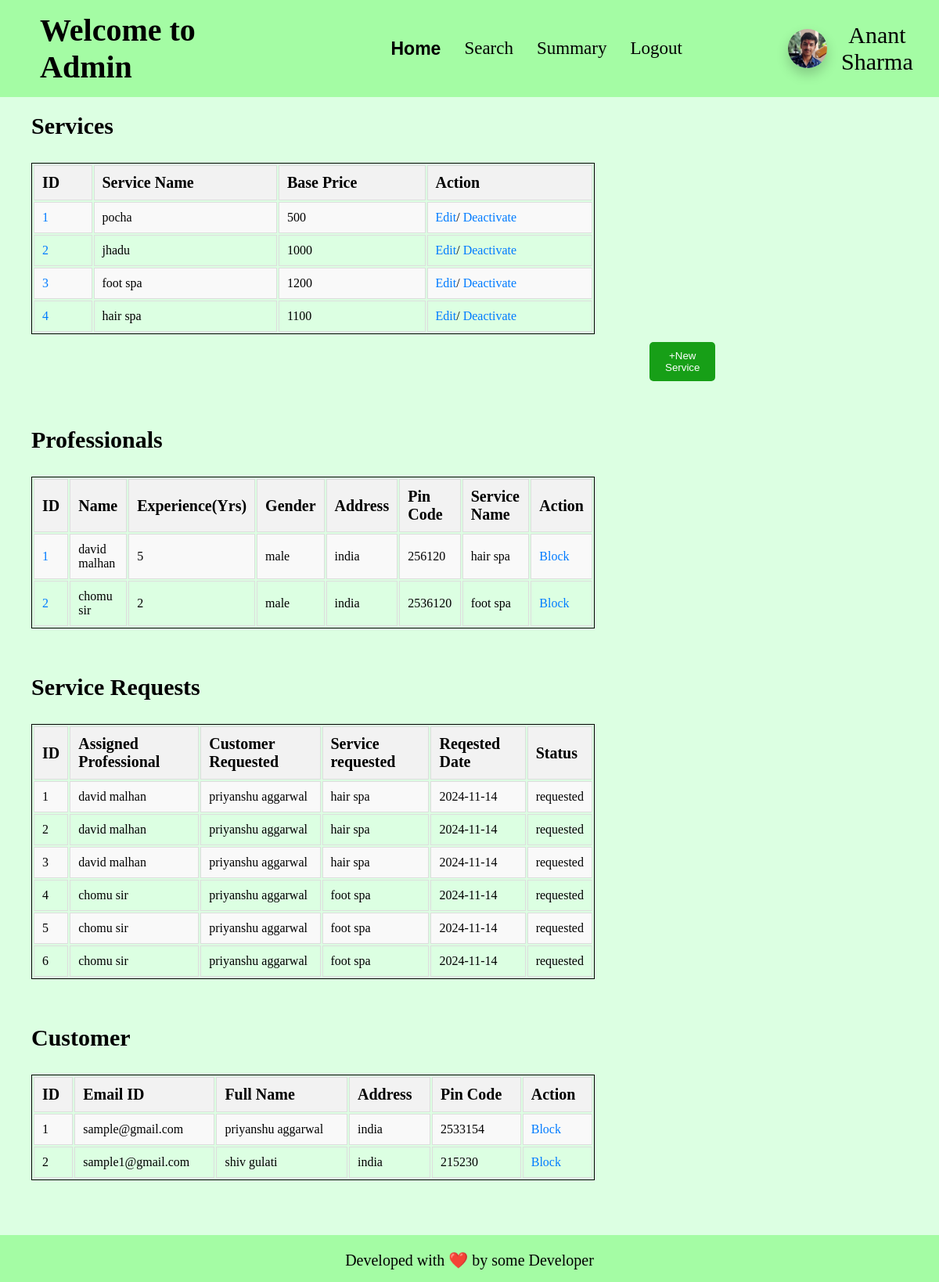
Page /admin_home on the earlier database version.
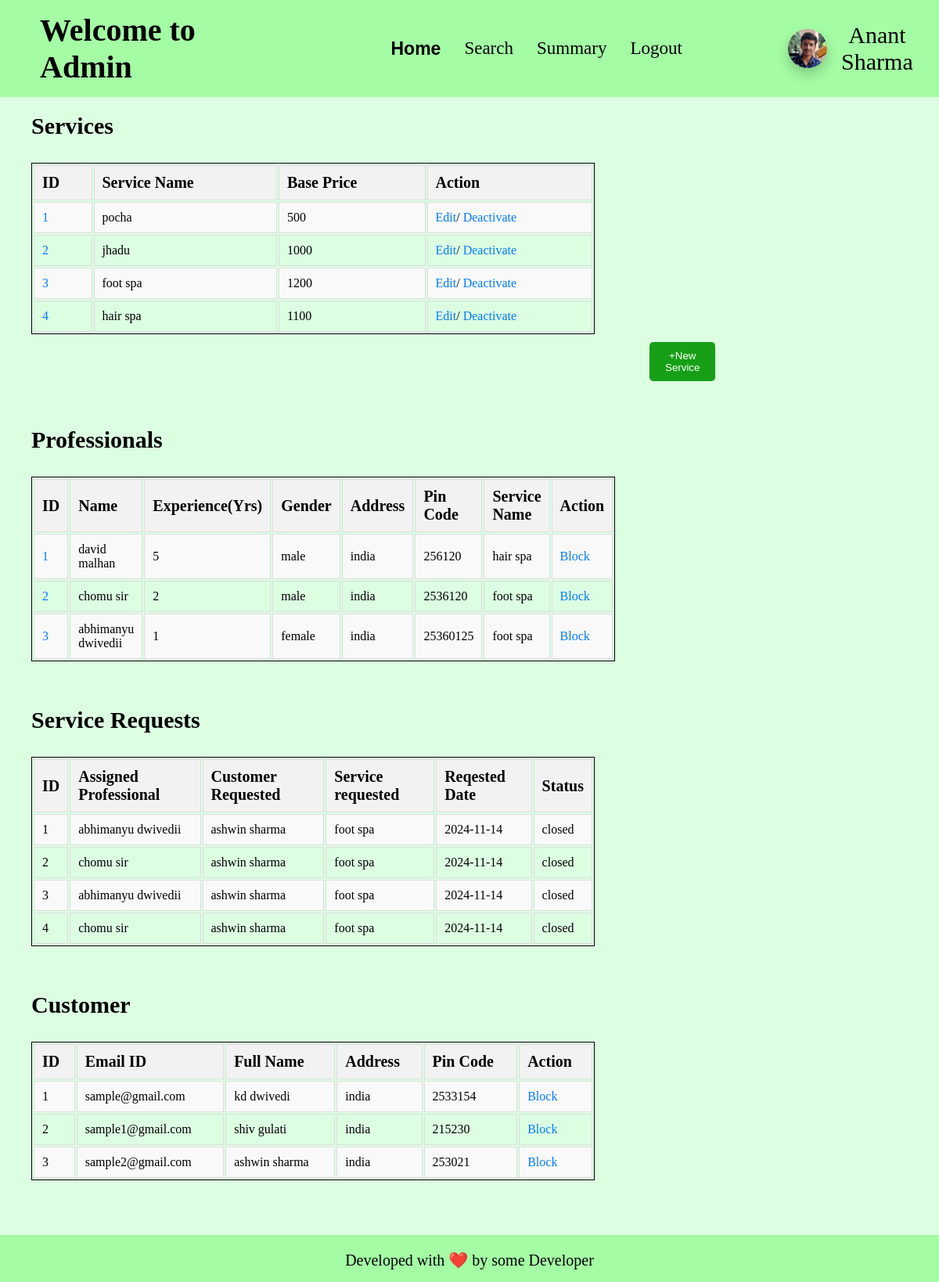
Same page on the later database version.
### app.py (models this page shows)
class service(db.Model):
    __tablename__ = "service"
    id = db.Column(db.Integer, primary_key=True, autoincrement=True)
    name = db.Column(db.String, nullable=False)
    base_price = db.Column(db.Integer, nullable=False)
    time_required = db.Column(db.Integer, nullable=False)
    description = db.Column(db.String, nullable=False)
    status = db.Column(db.Boolean, default = False)
    type = db.Column(db.String, nullable=False)
    professionals = db.relationship('professional', back_populates='service_type')
    service_requests = db.relationship('service_request', backref='service', cascade='all, delete-orphan')

class professional(db.Model):
    __tablename__ = "professional"
    id = db.Column(db.Integer, primary_key=True, autoincrement=True)
    email_id = db.Column(db.String, nullable=False)
    fullname = db.Column(db.String, nullable=False)
    password = db.Column(db.String, nullable=False)
    date_created = db.Column(db.Date, nullable=False)
    service_type_id = db.Column(db.Integer, db.ForeignKey('service.id'), nullable=False)
    experience = db.Column(db.Integer, nullable=False)
    gender = db.Column(db.String, nullable=False)
    address = db.Column(db.String, nullable=False)
    pin_code = db.Column(db.Integer, nullable=False)
    documents = db.Column(db.String, nullable=False)
    request = db.Column(db.Boolean, default=None)
    blocked = db.Column(db.Boolean, default=False)
    services_completed = db.Column(db.Integer, default = 0)
    rating = db.Column(db.Float, default = 0.0)
    price = db.Column(db.Integer, default = 0)
    service_type = db.relationship('service', back_populates='professionals')
    service_requests = db.relationship('service_request', backref='professional', cascade='all, delete-orphan')

class service_request(db.Model):
    __tablename__ = "service_request"
    id = db.Column(db.Integer, primary_key=True, autoincrement=True)
    service_id = db.Column(db.Integer, ForeignKey('service.id'), nullable=False)
    customer_id = db.Column(db.Integer, ForeignKey('customer.id'), nullable=False)
    professional_id = db.Column(db.Integer, ForeignKey('professional.id'), nullable=False)
    date_of_request = db.Column(db.Date, nullable=False)
    date_of_completion = db.Column(db.Date, default=False)
    service_status = db.Column(db.String, default=False)
    rstars = db.Column(db.Integer, default=False)
    rfeedback = db.Column(db.String, default=False)

class customer(db.Model):
    __tablename__ = "customer"
    id = db.Column(db.Integer, primary_key=True, autoincrement=True)
    email_id = db.Column(db.String, nullable=False)
    password = db.Column(db.String, nullable=False)
    fullname = db.Column(db.String, nullable=False)
    gender = db.Column(db.String, nullable=False)
    address = db.Column(db.String, nullable=False)
    pin_code = db.Column(db.Integer, nullable=False)
    blocked = db.Column(db.Boolean, default=False)
    service_requests = db.relationship('service_request', backref='customer', cascade='all, delete-orphan')

### app.py (the view, shortened to what this page needs)
@app.route('/admin_home', methods = ['GET', 'POST'])
def admin_home():
    prof = professional.query.all()
    cus = customer.query.all()
    services = service.query.all()
    ser_req = service_request.query.options(joinedload(service_request.professional)).all()
    if request.method == 'GET':
        return render_template('admin_home.html', admin_name = ADMIN_NAME, professionals = prof, customers = cus, services = services, service_requests = ser_req, message = False)

### templates/admin_home.html (shortened to what this page needs)
<!DOCTYPE html>
<html lang="en">
<head>
    <link rel="stylesheet" href="/static/css/profile-block.css">
    <link rel="stylesheet" href="/static/css/table-styling.css">
    <link rel="stylesheet" href="/static/css/basic.css">
</head>
<body>
    <header>
        <h1>Welcome to Admin</h1>
        <ul>
            <li><a class="active" href="/admin_home">Home</a></li>
            <li><a href="/admin_search">Search</a></li>
            <li><a href="/admin_summary">Summary</a></li>
            <li><a href="/admin_logout">Logout</a></li>
        </ul>
        <div id="user-info">
            <img id="user-pic" src="/static/anant-pic.jpg" alt="Profile Picture">
            <div>{{admin_name}}</div>
        </div>
    </header>
    <h2>Services</h2>
    {% if services %}
        <div class="tables">
            <table class="styled-table">
                <tr>
                    <th>ID</th>
                    <th>Service Name</th>
                    <th>Base Price</th>
                    <th>Action</th>
                </tr>
                {% for service in services %}
                <tr>
                    <td><a href="/view_service/{{service.id}}">{{loop.index}}</a></td>
                    <td>{{service.name}}</td>
                    <td>{{service.base_price}}</td>
                    <td>
                        <a href="/admin_home/edit_service/{{service.id}}">Edit</a>/
                        {% if service.status %}
                            <a href="/admin_home/action_service/activate/{{service.id}}">Activate</a>
                        {% else %}
                            <a href="/admin_home/action_service/deactivate/{{service.id}}">Deactivate</a>
                        {% endif %}
                    </td>
                </tr>
                {% endfor %}
            </table>
    {% else %}
        <div id="no_data">No data to show!</div>
    {% endif %}
        <button class="open-modal-btn" onclick="openPopup()">+New Service</button>
    </div>
    <br>
    <h2>Professionals</h2>
    {% if professionals %}
        <div class="tables">
            <table class="styled-table">
                <tr>
                    <th>ID</th>
                    <th>Name</th>
                    <th>Experience(Yrs)</th>
                    <th>Gender</th>
                    <th>Address</th>
                    <th>Pin Code</th>
                    <th>Service Name</th>
                    <th>Action</th>
                </tr>
                {% for professional in professionals %}
                <tr>
                    <td><a href="/view_professional/{{professional.id}}">{{loop.index}}</a></td>
                    <td>{{professional.fullname}}</td>
                    <td>{{professional.experience}}</td>
                    <td>{{professional.gender}}</td>
                    <td>{{professional.address}}</td>
                    <td>{{professional.pin_code}}</td>
                    <td>{{professional.service_type.name}}</td>
                    <td>
                        {% if professional.request %}
                        <a href="/admin_home/appr/approve/{{professional.id}}">Approve</a>/<a
                            href="/admin_home/appr/reject/{{professional.id}}">Reject</a>
                        {% elif not professional.blocked %}
                        <a href="/admin_home/action/block/professional/{{professional.id}}">Block</a>
                        {% elif professional.blocked %}
                        <a href="/admin_home/action/unblock/professional/{{professional.id}}">Unblock</a>
                        {% endif %}
                    </td>
                </tr>
                {% endfor %}
            </table>
        </div>
    {% else %}
        <div id="no_data">No data to show!</div>
    {% endif %}
    <br>
    <h2>Service Requests</h2>
    {% if service_requests %}
        <div class="tables">
            <table class="styled-table">
                <tr>
                    <th>ID</th>
                    <th>Assigned Professional</th>
                    <th>Customer Requested</th>
                    <th>Service requested</th>
                    <th>Reqested Date</th>
                    <th>Status</th>
                </tr>
                {% for service_req in service_requests %}
                    <tr>
                        <td>{{loop.index}}</td>
                        <td>{{service_req.professional.fullname}}</td>
                        <td>{{service_req.customer.fullname}}</td>
                        <td>{{service_req.service.name}}</td>
                        <td>{{service_req.date_of_request}}</td>
                        <td>{{service_req.service_status}}</td>
                    </tr>
                {% endfor %}
            </table>
        </div>
    {% else %}
        <div id="no_data">No data to show!</div>
    {% endif %}
    <br>
    <h2>Customer</h2>
    {% if customers %}
        <div class="tables">
            <table class="styled-table">
                <tr>
                    <th>ID</th>
                    <th>Email ID</th>
                    <th>Full Name</th>
                    <th>Address</th>
                    <th>Pin Code</th>
                    <th>Action</th>
                </tr>
                {% for customer in customers %}
                <tr>
                    <td>{{loop.index}}</td>
                    <td>{{customer.email_id}}</td>
                    <td>{{customer.fullname}}</td>
                    <td>{{customer.address}}</td>
                    <td>{{customer.pin_code}}</td>
                    <td>
                        {% if customer.blocked %}
                        <a href="/admin_home/action/unblock/customer/{{customer.id}}">Unblock</a>
                        {% else %}
                        <a href="/admin_home/action/block/customer/{{customer.id}}">Block</a>
                        {% endif %}
                    </td>
                </tr>
                {% endfor %}
            </table>
        </div>
    {% else %}
        <div id="no_data">No data to show!</div>
    {% endif %}
    <footer style="margin-top: 50px;">
        <p>
            Developed with ❤️ by some Developer
        </p>
    </footer>
</body>
</html>

### static/css/profile-block.css (style rules this page uses)
#user-info { margin-left: 10vw; width: 19vw; display: flex; flex-direction: row; align-items: center; justify-content: space-evenly; }
#user-info img { min-width: 50px; min-height: 50px; max-width: 55px; max-height: 55px; border-radius: 50px; box-shadow: 0 8px 16px rgba(0, 0, 0, 0.2); }
#user-info div { font-size: 30px; text-align: center; }

### static/css/table-styling.css (style rules this page uses)
.tables { margin-left: 20px; text-align: center; align-items: center; justify-content: center; width: 60vw; border-radius: 25px; padding: 20px; }
.styled-table { width: 100%; border: 1px solid black; }
.styled-table th { font-size: 20px; }
.styled-table th, .styled-table td { padding: 10px; border: 1px solid #ddd; text-align: left; }
.styled-table th { background-color: #f2f2f2; }
.styled-table tr:nth-child(even) { background-color: #f9f9f9; }
.styled-table a { color: #007bff; text-decoration: none; }

### static/css/basic.css (style rules this page uses)
* { padding: 0; margin: 0; }
body { background-color: rgb(220, 255, 226); align-items: center; text-align: left; }
header { align-items: center; display: flex; padding: 15px; background-color: rgb(164, 252, 164); }
ul { display: flex; list-style-type: none; padding: 0; margin: 0; }
ul li { padding-inline: 15px; }
ul li a { font-size: 23px; text-decoration: none; color: black; }
.active { font-family: 'Franklin Gothic Medium', 'Arial Narrow', Arial, sans-serif; font-weight: bold; }

### templates/admin_home.html (style rules this page uses)
h1 { margin-right: 15vw; margin-left: 3vw; font-size: 40px; }
h2 { margin-top: 20px; margin-left: 40px; margin-bottom: 10px; font-size: 30px; }
footer { align-items: center; text-align: center; background-color: rgb(164, 252, 164); height: 60px; margin-top: 50px; }
footer p { margin: auto; padding-top: 20px; font-size: 20px; }
.open-modal-btn { padding: 10px 20px; background-color: rgb(23, 159, 23); color: white; border: none; border-radius: 5px; cursor: pointer; margin-left: 790px; margin-top: 10px; }

Differences in the rows shown:
removed service_request: professional.fullname "chomu sir", customer.fullname "priyanshu aggarwal", service.name "foot spa", date_of_request "2024-11-14", service_status "requested"
removed service_request: professional.fullname "chomu sir", customer.fullname "priyanshu aggarwal", service.name "foot spa", date_of_request "2024-11-14", service_status "requested"
added professional: fullname "abhimanyu dwivedii", experience "1", gender "female", address "india", pin_code "25360125", service_type.name "foot spa"
changed service_request (number 1 of 4 on the later page): professional.fullname "david malhan" → "abhimanyu dwivedii"; customer.fullname "priyanshu aggarwal" → "ashwin sharma"; service.name "hair spa" → "foot spa"; service_status "requested" → "closed"
changed service_request (number 2 of 4 on the later page): professional.fullname "david malhan" → "chomu sir"; customer.fullname "priyanshu aggarwal" → "ashwin sharma"; service.name "hair spa" → "foot spa"; service_status "requested" → "closed"
changed service_request (number 3 of 4 on the later page): professional.fullname "david malhan" → "abhimanyu dwivedii"; customer.fullname "priyanshu aggarwal" → "ashwin sharma"; service.name "hair spa" → "foot spa"; service_status "requested" → "closed"
changed service_request (number 4 of 4 on the later page): customer.fullname "priyanshu aggarwal" → "ashwin sharma"; service_status "requested" → "closed"
changed customer "sample@gmail.com": fullname "priyanshu aggarwal" → "kd dwivedi"
added customer: email_id "sample2@gmail.com", fullname "ashwin sharma", address "india", pin_code "253021"
